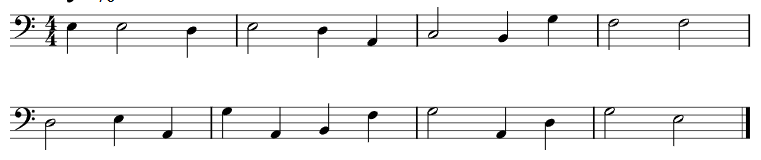
#> input picture Data/Example/Capture.png, 761 x 160 px
$ python image_dissector.py
#> lines starting #> are read from the running program, lines starting #| are printed output that depends on the picture; after the words box and inside, x2 and y2 are one past the last pixel; in counts of white or black regions, pixels touching at a corner belong together
import cv2
import numpy as np
import os

def split_sheet_music_per_measure(image_path, output_dir, multi_measure_rests=None, margin_x=5, margin_y=20):
    # Ensure the output directory exists
#> called with image_path = 'Data/Example/Capture.png', output_dir = 'Data/Temp', margin_x = 5, margin_y = 20
    os.makedirs(output_dir, exist_ok=True)

    # Load the original image (color) and a grayscale version for processing
    original_image = cv2.imread(image_path)  # Load original image in color (to preserve quality)
#> original_image is the input picture: shape (160, 761, 3); mean B, G, R 239.2, 239.2, 239.2
    gray_image = cv2.imread(image_path, cv2.IMREAD_GRAYSCALE)  # Load grayscale image for processing
#> gray_image: shape (160, 761); min 0, max 255, mean 239.2

    if original_image is None or gray_image is None:
        print("Error: Could not load image.")
        return []

    # Binarize the grayscale image
    _, binary = cv2.threshold(gray_image, 135, 255, cv2.THRESH_BINARY_INV)
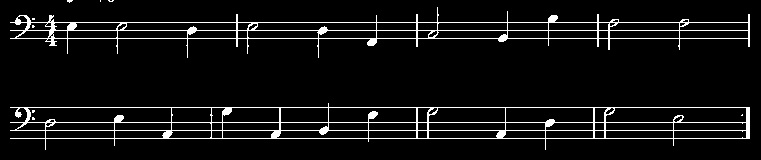
#> binary: shape (160, 761); 6.4% white in thin lines or dots

    # Detect horizontal lines (staff lines)
    horizontal_kernel = cv2.getStructuringElement(cv2.MORPH_RECT, (30, 1))
    detected_lines = cv2.morphologyEx(binary, cv2.MORPH_OPEN, horizontal_kernel, iterations=2)
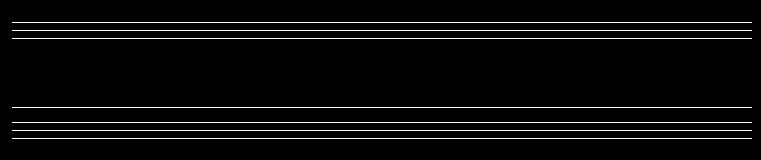
#> detected_lines: shape (160, 761); 4.3% white in thin lines or dots, all inside (x1, y1, x2, y2) = (12, 22, 752, 139)

    # Find contours of staff lines
    contours, _ = cv2.findContours(detected_lines, cv2.RETR_EXTERNAL, cv2.CHAIN_APPROX_SIMPLE)
#> contours = 7 contours, all with area under 20
    staff_lines = sorted(contours, key=lambda c: cv2.boundingRect(c)[1])  # Sort by y-coordinate
#> staff_lines = 7 contours, all with area under 20
    print(f"Detected {len(staff_lines)} staff lines in {image_path}")
#| Detected 7 staff lines in Data/Example/Capture.png

    # Group staff lines into sets (1 set = 1 staff)
    staff_groups = []
    group = []
    prev_y = None
    for contour in staff_lines:
        x, y, w, h = cv2.boundingRect(contour)
        if prev_y is None or abs(y - prev_y) < 20:  # Group nearby lines
            group.append((x, y, w, h))
        else:
            staff_groups.append(group)
            group = [(x, y, w, h)]
        prev_y = y
#> this loop made 7 passes
#> (contour, y, group, prev_y) on pass 4: ([[12, 107], [751, 107]], 107, [(12, 107, 740, 1)], 107)
#> (contour, y, prev_y) on passes 1, 2, 3, 5, 6, 7: ([[12, 22], [751, 22]], 22, 22), ([[12, 30], [751, 30]], 30, 30), ([[12, 38], [751, 38]], 38, 38), ([[12, 122], [751, 122]], 122, 122), ([[12, 130], [751, 130]], 130, 130), ([[12, 138], [751, 138]], 138, 138)
#> after the loop, staff_groups = [[(12, 22, 740, 1), (12, 30, 740, 1), (12, 38, 740, 1)]]
    if group:
        staff_groups.append(group)

    # Initialize measure count and file list
    measure_count = 0
    all_filenames = []  # List to store all generated filenames

    # Crop each staff into individual measures
    for i, staff in enumerate(staff_groups):
        # Compute staff bounding box with margins
        x_min = max(min([x for x, y, w, h in staff]) - margin_x, 0)
        x_max = min(max([x + w for x, y, w, h in staff]) + margin_x, gray_image.shape[1])
        y_min = max(min([y for x, y, w, h in staff]) - margin_y, 0)
        y_max = min(max([y + h for x, y, w, h in staff]) + margin_y, gray_image.shape[0])

        # Crop the staff from the grayscale image (for measure detection)
        staff_image = binary[y_min:y_max, x_min:x_max]

        # Detect vertical lines (measure boundaries)
        vertical_kernel = cv2.getStructuringElement(cv2.MORPH_RECT, (1, 16))
        detected_columns = cv2.morphologyEx(staff_image, cv2.MORPH_OPEN, vertical_kernel, iterations=2)

        # Find contours for measure splitting
        column_contours, _ = cv2.findContours(detected_columns, cv2.RETR_EXTERNAL, cv2.CHAIN_APPROX_SIMPLE)
        column_boundaries = sorted([cv2.boundingRect(c)[0] for c in column_contours])

        # Ensure we include the first boundary (left edge)
        if len(column_boundaries) == 0:
            print(f"Warning: No measure boundaries detected in staff {i + 1}.")
            continue

        column_boundaries.insert(0, 0)  # Add leftmost boundary
        print(f"Staff {i + 1}: Detected {len(column_boundaries) - 1} measure boundaries (including the first).")

        # Split staff into individual measures
        for j in range(len(column_boundaries) - 1):
            measure_x_min = max(column_boundaries[j] - margin_x, 0)
            measure_x_max = min(column_boundaries[j + 1] + margin_x, staff_image.shape[1])

            # Apply cropping on the **original** image instead of the binarized one
            measure_image = original_image[y_min:y_max, x_min + measure_x_min:x_min + measure_x_max]

            if measure_image.size == 0:
                print(f"Warning: Measure image for measure {measure_count + 1} is empty.")
                continue

            # Check for multi-measure rests
            duration = 1  # Default duration if not a multi-measure rest
            measure_number = measure_count + 1
            if multi_measure_rests:
                for rest in multi_measure_rests:
                    if rest[0] == measure_number:
                        duration = rest[1]
                        break

            # Save the cropped measure from the original image
            output_path = os.path.join(output_dir, f"measure_{measure_number}.png")
            cv2.imwrite(output_path, measure_image)
            all_filenames.append(output_path)  # Store the filename
            measure_count += duration  # Increment measure count by duration
#> this loop made 2 passes
#> (staff, x_min, x_max, y_min, y_max, vertical_kernel) on pass 1: ([(12, 22, 740, 1), (12, 30, 740, 1), (12, 38, 740, 1)], 7, 757, 2, 59, [1, 1, 1, 1, 1, 1, 1, 1, 1, 1, 1, 1, 1, 1, 1, 1])
#> (x_min, x_max, y_min, y_max, vertical_kernel) on pass 2: (7, 757, 87, 159, [1, 1, 1, 1, 1, 1, 1, 1, 1, 1, 1, 1, 1, 1, 1, 1])
#| Staff 1: Detected 4 measure boundaries (including the first).
#| Staff 2: Detected 4 measure boundaries (including the first).
#> pass 1, in split_sheet_music_per_measure, `detected_columns = cv2.morphologyEx(staff_image, cv2.MORPH_OPEN, verti..`:
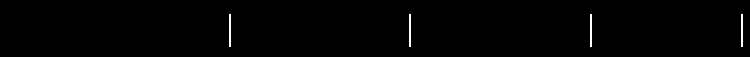
#> detected_columns: shape (57, 750); 0.62% white in thin lines or dots, all inside (x1, y1, x2, y2) = (229, 14, 743, 47)
#> pass 1, in split_sheet_music_per_measure, `cv2.imwrite(output_path, measure_image)`:
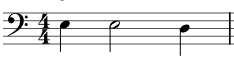
#> saved as measure_1.png: shape (57, 234, 3); min 0, max 255, mean 230.2
#> pass 1, in split_sheet_music_per_measure, `cv2.imwrite(output_path, measure_image)`:
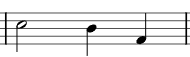
#> saved as measure_2.png: shape (57, 190, 3); min 0, max 255, mean 232.5
#> after the loop:
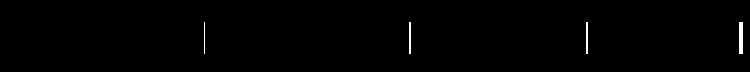
#> detected_columns: shape (72, 750); 0.53% white; 4 white regions, box (x1, y1, x2, y2) and area: (739, 22, 743, 54) 128, (409, 22, 411, 54) 64, (586, 22, 588, 54) 64, (204, 22, 205, 54) 32
#> after the loop:
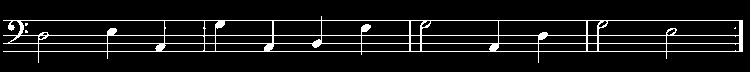
#> staff_image: shape (72, 750); 7.9% white in thin lines or dots, all inside (x1, y1, x2, y2) = (3, 16, 743, 63)
#> after the loop, all_filenames = ['Data/Temp/measure_1.png', 'Data/Temp/measure_2.png', 'Data/Temp/measure_3.png', 'Data/Temp/measure_4.png', 'Data/Temp/measure_5.png', 'Data/Temp/measure_6.png', 'Data/Temp/measure_7.png', 'Data/Temp/measure_8.png']; measure_count = 8

    print(f"Saved {measure_count} measures to '{output_dir}'.")
#| Saved 8 measures to 'Data/Temp'.
    return all_filenames  # Return the list of filenames

# Example usage
image_path = "Data/Example/Capture.png"
output_dir = "Data/Temp"
# Define multi-measure rests as nested list: [measure_number, duration]
multi_measure_rests = []  # Example: measure 1 is 2 measures long, measure 4 is 3 measures long

file_list = split_sheet_music_per_measure(image_path, output_dir, multi_measure_rests, margin_x=5, margin_y=20)
#> file_list has the same summary as all_filenames in split_sheet_music_per_measure
print("Generated files:", file_list)
#> (printed output is left out)
